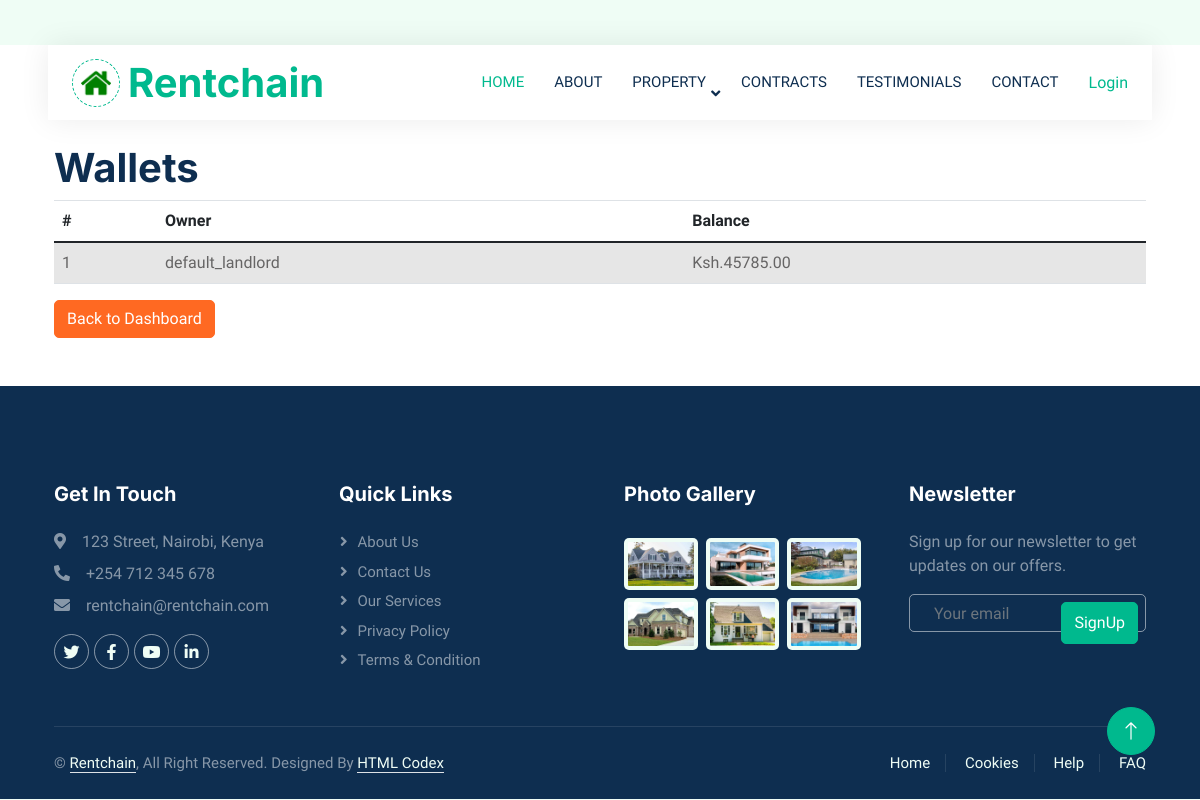
The page /wallets/ on the database as committed earlier.
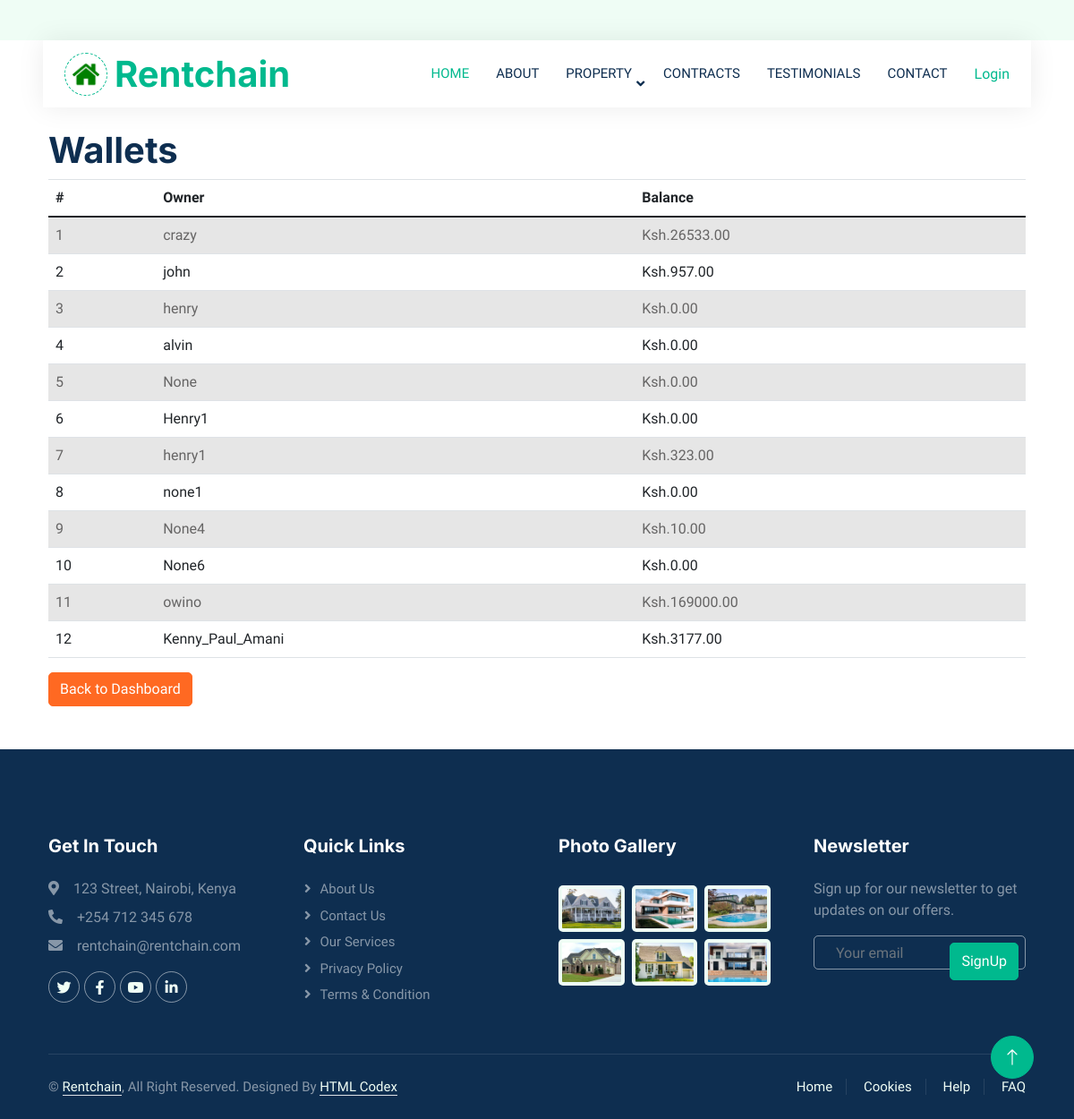
The same page on the database as committed later.
### property_app/models.py (models this page shows, shortened)
class Wallet(models.Model):
    user = models.OneToOneField(
        settings.AUTH_USER_MODEL,
        on_delete=models.CASCADE,  # Ensures wallet is deleted when user is deleted
        related_name='wallet'
    )
    balance = models.DecimalField(max_digits=10, decimal_places=2, default=45785.0)

class User(AbstractUser):
    ROLES = [
        ('client', 'Client'),
        ('landlord', 'Landlord'),
        ('admin', 'Admin'),
    ]
    role = models.CharField(max_length=10, choices=ROLES, default='client')
    wallet_balance = models.DecimalField(max_digits=10, decimal_places=2, default=0.00)
    groups = models.ManyToManyField(
        Group,
        related_name="custom_user_groups",  # Specify a custom related_name
        blank=True,
    )
    user_permissions = models.ManyToManyField(
        Permission,
        related_name="custom_user_permissions",  # Specify a custom related_name
        blank=True,
    )

### property_app/views.py (the view)
# urls.py: path('wallets/', WalletListView.as_view(), name='manage_wallets'),
class WalletListView(View):
    template_name = 'manage_wallets.html'
    def get(self, request, *args, **kwargs):
        wallets = Wallet.objects.select_related('user')
        return render(request, self.template_name, {'wallets': wallets})

### property_app/context_processors.py (called while the page is built, shortened)
def dashboard_url(request):
    return {'dashboard_url': None}

### property_app/templates/manage_wallets.html
{% extends "base.html" %}
{%block content%}
<div class="container mt-4">
    <h1>Wallets</h1>
    <table class="table table-striped">
        <thead>
            <tr>
                <th>#</th>
                <th>Owner</th>
                <th>Balance</th>
            </tr>
        </thead>
        <tbody>
            {% for wallet in wallets %}
                <tr>
                    <td>{{ forloop.counter }}</td>
                    <td>{{ wallet.user.username }}</td>
                    <td>Ksh.{{ wallet.balance }}</td>
                </tr>
            {% endfor %}
        </tbody>
    </table>
    <a href="{% url 'admin_dashboard' %}" class="btn btn-secondary">Back to Dashboard</a>
</div>
{%endblock%}

Rows that differ between the two databases and show on the page:
computed for Wallet: user.username "default_landlord" → "crazy"; balance "45785.00" → "26533.00"
added Wallet: user.username "john", balance "957.00"
added Wallet: user.username "henry", balance "0.00"
added Wallet: user.username "alvin", balance "0.00"
added Wallet: user.username "None", balance "0.00"
added Wallet: user.username "Henry1", balance "0.00"
added Wallet: user.username "henry1", balance "323.00"
added Wallet: user.username "none1", balance "0.00"
added Wallet: user.username "None4", balance "10.00"
added Wallet: user.username "None6", balance "0.00"
added Wallet: user.username "owino", balance "169000.00"
added Wallet: user.username "Kenny_Paul_Amani", balance "3177.00"
